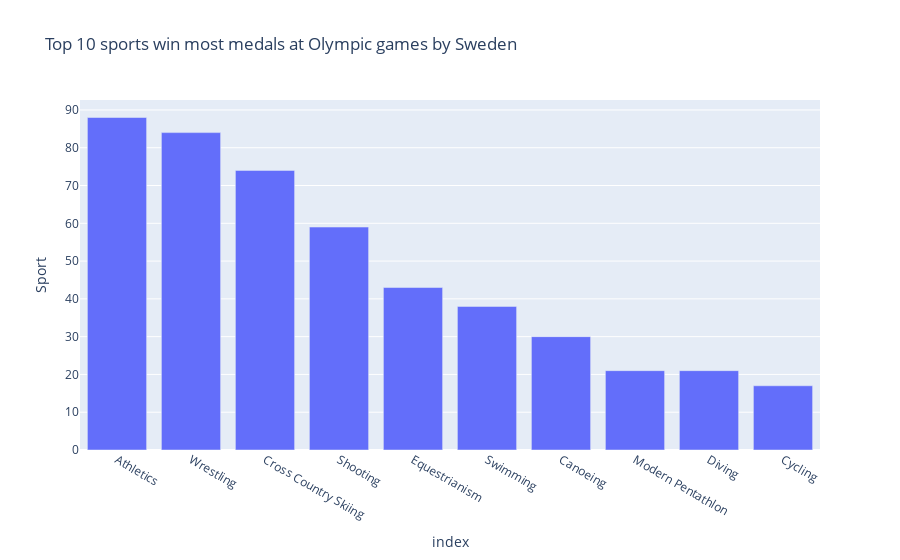

Here is the notebook cell this chart was saved with:
### Code cell
fig=px.bar(sweden_sport_medal,x="index",y="Sport",title=" Top 10 sports win most medals at Olympic games by Sweden ")
fig.show()

### Figure 1 — Plotly figure (JSON) as saved in the notebook; plotly's stock layout.template omitted (floating-point values rounded to 4 significant figures)
{"data": [{"alignmentgroup": "True", "hovertemplate": "index=%{x}<br>Sport=%{y}<extra></extra>", "legendgroup": "", "marker": {"color": "#636efa", "pattern": {"shape": ""}}, "name": "", "offsetgroup": "", "orientation": "v", "showlegend": false, "textposition": "auto", "type": "bar", "x": ["Athletics", "Wrestling", "Cross Country Skiing", "Shooting", "Equestrianism", "Swimming", "Canoeing", "Modern Pentathlon", "Diving", "Cycling"], "xaxis": "x", "y": [88, 84, 74, 59, 43, 38, 30, 21, 21, 17], "yaxis": "y"}], "layout": {"barmode": "relative", "legend": {"tracegroupgap": 0}, "title": {"text": " Top 10 sports win most medals at Olympic games by Sweden "}, "xaxis": {"anchor": "y", "domain": [0, 1], "title": {"text": "index"}}, "yaxis": {"anchor": "x", "domain": [0, 1], "title": {"text": "Sport"}}}}
